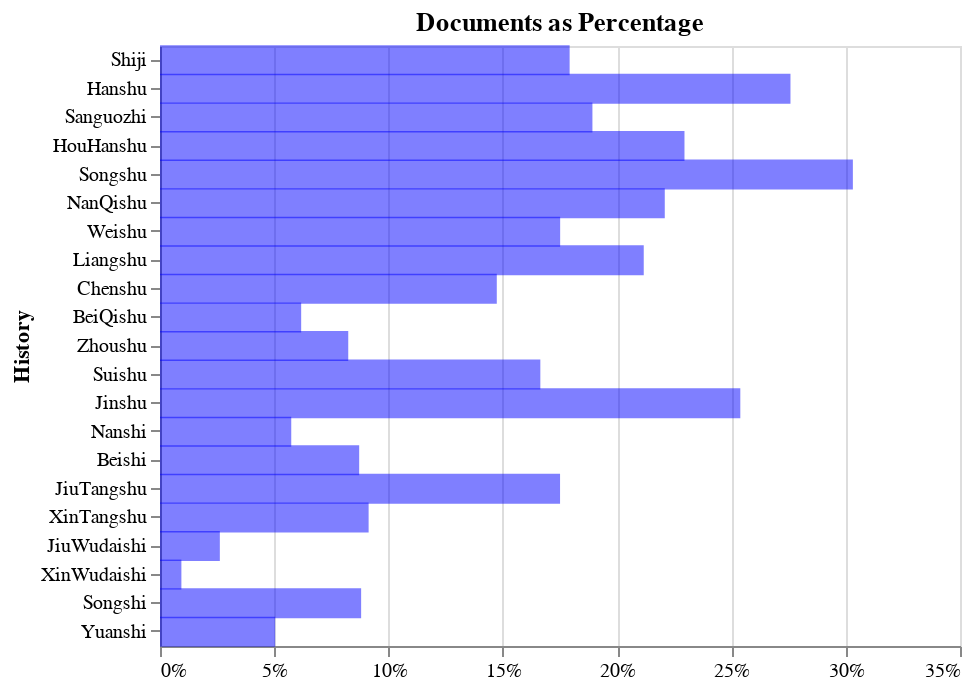

Notebook cell for this chart:
### Markdown cell above
> note mark_bar arguments:

mark_bar(self, align, angle, baseline, binSpacing, clip, color, cornerRadius, cursor, dir, dx, dy, ellipsis, fill, fillOpacity, filled, font, fontSize, fontStyle, fontWeight, href, interpolate, limit, line, opacity, order, orient, point, radius, shape, size, stroke, strokeCap, strokeDash, strokeDashOffset, strokeJoin, strokeMiterLimit, strokeOpacity, strokeWidth, style, tension, text, theta, thickness, tooltip, x, x2, x2Offset, xOffset, y, y2, y2Offset, yOffset, **kwds)

### Code cell
PercentageDocuments = alt.Chart(SummaryDf).mark_bar(color="blue", size=15, opacity=.5).encode(
        alt.Y('bookname', sort=HistoriesRegularized, title="History"),
        alt.X('DocPercentage', axis=alt.Axis(format='%'), title=''),
        tooltip=['bookname','DocPercentage']).properties(title="Documents as Percentage")

PercentageDocuments
#alt.Chart(SummaryDf).mark_bar(size=10, opacity=.5).encode(alt.Tooltip('DocPercentage', format='%'),
#        y=alt.Y('grandChar', sort=sortOrderBooks, title="Total length of book"),
#        x=alt.X('DocPercentage', axis=alt.Axis(format='%', title='Documents as percent of whole')),color='bookname', )

### Figure 1 — Vega-Lite specification as saved in the notebook (floating-point values rounded to 4 significant figures)
{"$schema": "https://vega.github.io/schema/vega-lite/v3.3.0.json", "config": {"mark": {"tooltip": null}, "view": {"height": 300, "width": 400}}, "data": {"name": "data-7bb8e0d40ba3855d11d58d246f61a7ee"}, "datasets": {"data-7bb8e0d40ba3855d11d58d246f61a7ee": [{"DocPercentage": 0.06176, "bookname": "BeiQishu", "commentaryChar": 0, "docsCharTotal": 13422, "docsTotal": 20, "grandChar": 217321, "iDocsCharM": 11259, "iDocsM": 12, "qDocsC": 0, "qDocsCharC": 0, "qDocsCharM": 2163, "qDocsM": 8}, {"DocPercentage": 0.08714, "bookname": "Beishi", "commentaryChar": 0, "docsCharTotal": 104066, "docsTotal": 198, "grandChar": 1194214, "iDocsCharM": 79844, "iDocsM": 111, "qDocsC": 0, "qDocsCharC": 0, "qDocsCharM": 24222, "qDocsM": 87}, {"DocPercentage": 0.1473, "bookname": "Chenshu", "commentaryChar": 0, "docsCharTotal": 22338, "docsTotal": 37, "grandChar": 151600, "iDocsCharM": 15122, "iDocsM": 14, "qDocsC": 0, "qDocsCharC": 0, "qDocsCharM": 7216, "qDocsM": 23}, {"DocPercentage": 0.2758, "bookname": "Hanshu", "commentaryChar": 0, "docsCharTotal": 174793, "docsTotal": 279, "grandChar": 633699, "iDocsCharM": 115276, "iDocsM": 110, "qDocsC": 0, "qDocsCharC": 0, "qDocsCharM": 59517, "qDocsM": 169}, {"DocPercentage": 0.2295, "bookname": "HouHanshu", "commentaryChar": 0, "docsCharTotal": 149138, "docsTotal": 279, "grandChar": 649958, "iDocsCharM": 84869, "iDocsM": 93, "qDocsC": 0, "qDocsCharC": 0, "qDocsCharM": 64269, "qDocsM": 186}, {"DocPercentage": 0.2539, "bookname": "Jinshu", "commentaryChar": 0, "docsCharTotal": 200762, "docsTotal": 342, "grandChar": 790750, "iDocsCharM": 150417, "iDocsM": 178, "qDocsC": 0, "qDocsCharC": 0, "qDocsCharM": 50345, "qDocsM": 164}, {"DocPercentage": 0.175, "bookname": "JiuTangshu", "commentaryChar": 0, "docsCharTotal": 269292, "docsTotal": 484, "grandChar": 1538613, "iDocsCharM": 230831, "iDocsM": 338, "qDocsC": 0, "qDocsCharC": 0, "qDocsCharM": 38461, "qDocsM": 146}, {"DocPercentage": 0.02618, "bookname": "JiuWudaishi", "commentaryChar": 0, "docsCharTotal": 12281, "docsTotal": 21, "grandChar": 469090, "iDocsCharM": 9043, "iDocsM": 9, "qDocsC": 0, "qDocsCharC": 0, "qDocsCharM": 3238, "qDocsM": 12}, {"DocPercentage": 0.2116, "bookname": "Liangshu", "commentaryChar": 0, "docsCharTotal": 63661, "docsTotal": 92, "grandChar": 300801, "iDocsCharM": 45658, "iDocsM": 40, "qDocsC": 0, "qDocsCharC": 0, "qDocsCharM": 18003, "qDocsM": 52}, {"DocPercentage": 0.2208, "bookname": "NanQishu", "commentaryChar": 0, "docsCharTotal": 54420, "docsTotal": 108, "grandChar": 246422, "iDocsCharM": 31032, "iDocsM": 38, "qDocsC": 0, "qDocsCharC": 0, "qDocsCharM": 23388, "qDocsM": 70}, {"DocPercentage": 0.05742, "bookname": "Nanshi", "commentaryChar": 0, "docsCharTotal": 41251, "docsTotal": 96, "grandChar": 718392, "iDocsCharM": 28864, "iDocsM": 54, "qDocsC": 0, "qDocsCharC": 0, "qDocsCharM": 12387, "qDocsM": 42}, {"DocPercentage": 0.1892, "bookname": "Sanguozhi", "commentaryChar": 335000, "docsCharTotal": 151581, "docsTotal": 326, "grandChar": 466238, "iDocsCharM": 28462, "iDocsM": 25, "qDocsC": 127, "qDocsCharC": 59123, "qDocsCharM": 63996, "qDocsM": 174}, {"DocPercentage": 0.1792, "bookname": "Shiji", "commentaryChar": 0, "docsCharTotal": 57510, "docsTotal": 94, "grandChar": 320906, "iDocsCharM": 35165, "iDocsM": 32, "qDocsC": 0, "qDocsCharC": 0, "qDocsCharM": 22345, "qDocsM": 62}, {"DocPercentage": 0.08799, "bookname": "Songshi", "commentaryChar": 0, "docsCharTotal": 227160, "docsTotal": 489, "grandChar": 2581534, "iDocsCharM": 149054, "iDocsM": 213, "qDocsC": 0, "qDocsCharC": 0, "qDocsCharM": 78106, "qDocsM": 276}, {"DocPercentage": 0.3031, "bookname": "Songshu", "commentaryChar": 0, "docsCharTotal": 158866, "docsTotal": 254, "grandChar": 524083, "iDocsCharM": 111375, "iDocsM": 114, "qDocsC": 0, "qDocsCharC": 0, "qDocsCharM": 47491, "qDocsM": 140}, {"DocPercentage": 0.1664, "bookname": "Suishu", "commentaryChar": 0, "docsCharTotal": 61021, "docsTotal": 95, "grandChar": 366717, "iDocsCharM": 52022, "iDocsM": 62, "qDocsC": 0, "qDocsCharC": 0, "qDocsCharM": 8999, "qDocsM": 33}, {"DocPercentage": 0.1751, "bookname": "Weishu", "commentaryChar": 0, "docsCharTotal": 151742, "docsTotal": 274, "grandChar": 866751, "iDocsCharM": 79618, "iDocsM": 76, "qDocsC": 0, "qDocsCharC": 0, "qDocsCharM": 72124, "qDocsM": 198}, {"DocPercentage": 0.09127, "bookname": "XinTangshu", "commentaryChar": 0, "docsCharTotal": 129017, "docsTotal": 265, "grandChar": 1413549, "iDocsCharM": 86603, "iDocsM": 126, "qDocsC": 0, "qDocsCharC": 0, "qDocsCharM": 42414, "qDocsM": 139}, {"DocPercentage": 0.009358, "bookname": "XinWudaishi", "commentaryChar": 0, "docsCharTotal": 2046, "docsTotal": 6, "grandChar": 218636, "iDocsCharM": 1262, "iDocsM": 3, "qDocsC": 0, "qDocsCharC": 0, "qDocsCharM": 784, "qDocsM": 3}, {"DocPercentage": 0.05038, "bookname": "Yuanshi", "commentaryChar": 0, "docsCharTotal": 40791, "docsTotal": 74, "grandChar": 809713, "iDocsCharM": 27106, "iDocsM": 23, "qDocsC": 0, "qDocsCharC": 0, "qDocsCharM": 13685, "qDocsM": 51}, {"DocPercentage": 0.08236, "bookname": "Zhoushu", "commentaryChar": 0, "docsCharTotal": 22885, "docsTotal": 42, "grandChar": 277868, "iDocsCharM": 21097, "iDocsM": 35, "qDocsC": 0, "qDocsCharC": 0, "qDocsCharM": 1788, "qDocsM": 7}]}, "encoding": {"tooltip": [{"field": "bookname", "type": "nominal"}, {"field": "DocPercentage", "type": "quantitative"}], "x": {"axis": {"format": "%"}, "field": "DocPercentage", "title": "", "type": "quantitative"}, "y": {"field": "bookname", "sort": ["Shiji", "Hanshu", "Sanguozhi", "HouHanshu", "Songshu", "NanQishu", "Weishu", "Liangshu", "Chenshu", "BeiQishu", "Zhoushu", "Suishu", "Jinshu", "Nanshi", "Beishi", "JiuTangshu", "XinTangshu", "JiuWudaishi", "XinWudaishi", "Songshi"], "title": "History", "type": "nominal"}}, "mark": {"color": "blue", "opacity": 0.5, "size": 15, "type": "bar"}, "title": "Documents as Percentage"}
